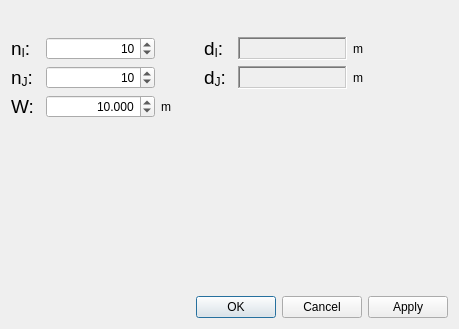
<?xml version="1.0" encoding="UTF-8"?>
<ui version="4.0">
 <class>GridCreatingConditionCenterAndWidthDialog</class>
 <widget class="QDialog" name="GridCreatingConditionCenterAndWidthDialog">
  <property name="geometry">
   <rect>
    <x>0</x>
    <y>0</y>
    <width>459</width>
    <height>329</height>
   </rect>
  </property>
  <property name="windowTitle">
   <string>Grid Creation</string>
  </property>
  <layout class="QVBoxLayout" name="verticalLayout">
   <item>
    <layout class="QHBoxLayout" name="horizontalLayout_3">
     <item>
      <widget class="QLabel" name="imageLabel">
       <property name="text">
        <string/>
       </property>
       <property name="pixmap">
        <pixmap resource="centerandwidth.qrc">:/libs/gridcreatingcondition/centerandwidth/images/imgGridCreationCenterAndWidth.png</pixmap>
       </property>
      </widget>
     </item>
     <item>
      <spacer name="horizontalSpacer">
       <property name="orientation">
        <enum>Qt::Horizontal</enum>
       </property>
       <property name="sizeHint" stdset="0">
        <size>
         <width>40</width>
         <height>20</height>
        </size>
       </property>
      </spacer>
     </item>
    </layout>
   </item>
   <item>
    <layout class="QHBoxLayout" name="horizontalLayout_5">
     <item>
      <layout class="QGridLayout" name="gridLayout" columnstretch="0,3,1,0,3,1">
       <item row="0" column="0">
        <widget class="QLabel" name="streamWisePointsLabel">
         <property name="text">
          <string notr="true">&lt;!DOCTYPE HTML PUBLIC &quot;-//W3C//DTD HTML 4.0//EN&quot; &quot;http://www.w3.org/TR/REC-html40/strict.dtd&quot;&gt;
&lt;html&gt;&lt;head&gt;&lt;meta name=&quot;qrichtext&quot; content=&quot;1&quot; /&gt;&lt;style type=&quot;text/css&quot;&gt;
p, li { white-space: pre-wrap; }
&lt;/style&gt;&lt;/head&gt;&lt;body style=&quot; font-family:'MS UI Gothic'; font-size:9pt; font-weight:400; font-style:normal;&quot;&gt;
&lt;p style=&quot; margin-top:0px; margin-bottom:0px; margin-left:0px; margin-right:0px; -qt-block-indent:0; text-indent:0px;&quot;&gt;&lt;span style=&quot; font-size:14pt;&quot;&gt;n&lt;/span&gt;&lt;span style=&quot; font-size:14pt; vertical-align:sub;&quot;&gt;I&lt;/span&gt;&lt;span style=&quot; font-size:14pt;&quot;&gt;: &lt;/span&gt;&lt;/p&gt;&lt;/body&gt;&lt;/html&gt;</string>
         </property>
        </widget>
       </item>
       <item row="0" column="1">
        <widget class="QSpinBox" name="streamWiseSpinBox">
         <property name="sizePolicy">
          <sizepolicy hsizetype="Preferred" vsizetype="Preferred">
           <horstretch>0</horstretch>
           <verstretch>0</verstretch>
          </sizepolicy>
         </property>
         <property name="alignment">
          <set>Qt::AlignRight|Qt::AlignTrailing|Qt::AlignVCenter</set>
         </property>
         <property name="minimum">
          <number>2</number>
         </property>
         <property name="maximum">
          <number>999999999</number>
         </property>
         <property name="singleStep">
          <number>1</number>
         </property>
         <property name="value">
          <number>10</number>
         </property>
        </widget>
       </item>
       <item row="0" column="2">
        <spacer name="horizontalSpacer_3">
         <property name="orientation">
          <enum>Qt::Horizontal</enum>
         </property>
         <property name="sizeHint" stdset="0">
          <size>
           <width>40</width>
           <height>20</height>
          </size>
         </property>
        </spacer>
       </item>
       <item row="0" column="3">
        <widget class="QLabel" name="streamWisePointsLabel_2">
         <property name="text">
          <string notr="true">&lt;!DOCTYPE HTML PUBLIC &quot;-//W3C//DTD HTML 4.0//EN&quot; &quot;http://www.w3.org/TR/REC-html40/strict.dtd&quot;&gt;
&lt;html&gt;&lt;head&gt;&lt;meta name=&quot;qrichtext&quot; content=&quot;1&quot; /&gt;&lt;style type=&quot;text/css&quot;&gt;
p, li { white-space: pre-wrap; }
&lt;/style&gt;&lt;/head&gt;&lt;body style=&quot; font-family:'MS UI Gothic'; font-size:9pt; font-weight:400; font-style:normal;&quot;&gt;
&lt;p style=&quot; margin-top:0px; margin-bottom:0px; margin-left:0px; margin-right:0px; -qt-block-indent:0; text-indent:0px;&quot;&gt;&lt;span style=&quot; font-size:14pt;&quot;&gt;d&lt;/span&gt;&lt;span style=&quot; font-size:14pt; vertical-align:sub;&quot;&gt;I&lt;/span&gt;&lt;span style=&quot; font-size:14pt;&quot;&gt;: &lt;/span&gt;&lt;/p&gt;&lt;/body&gt;&lt;/html&gt;</string>
         </property>
        </widget>
       </item>
       <item row="0" column="4">
        <widget class="QLabel" name="dIValue">
         <property name="minimumSize">
          <size>
           <width>100</width>
           <height>0</height>
          </size>
         </property>
         <property name="frameShape">
          <enum>QFrame::WinPanel</enum>
         </property>
         <property name="frameShadow">
          <enum>QFrame::Sunken</enum>
         </property>
         <property name="text">
          <string/>
         </property>
         <property name="margin">
          <number>2</number>
         </property>
        </widget>
       </item>
       <item row="0" column="5">
        <layout class="QHBoxLayout" name="horizontalLayout_2">
         <item>
          <widget class="QLabel" name="dIUnitLabel">
           <property name="text">
            <string>m</string>
           </property>
          </widget>
         </item>
         <item>
          <spacer name="horizontalSpacer_6">
           <property name="orientation">
            <enum>Qt::Horizontal</enum>
           </property>
           <property name="sizeHint" stdset="0">
            <size>
             <width>40</width>
             <height>20</height>
            </size>
           </property>
          </spacer>
         </item>
        </layout>
       </item>
       <item row="1" column="0">
        <widget class="QLabel" name="crossStreamPointsLabel">
         <property name="text">
          <string notr="true">&lt;!DOCTYPE HTML PUBLIC &quot;-//W3C//DTD HTML 4.0//EN&quot; &quot;http://www.w3.org/TR/REC-html40/strict.dtd&quot;&gt;
&lt;html&gt;&lt;head&gt;&lt;meta name=&quot;qrichtext&quot; content=&quot;1&quot; /&gt;&lt;style type=&quot;text/css&quot;&gt;
p, li { white-space: pre-wrap; }
&lt;/style&gt;&lt;/head&gt;&lt;body style=&quot; font-family:'MS UI Gothic'; font-size:9pt; font-weight:400; font-style:normal;&quot;&gt;
&lt;p style=&quot; margin-top:0px; margin-bottom:0px; margin-left:0px; margin-right:0px; -qt-block-indent:0; text-indent:0px;&quot;&gt;&lt;span style=&quot; font-size:14pt;&quot;&gt;n&lt;/span&gt;&lt;span style=&quot; font-size:14pt; vertical-align:sub;&quot;&gt;J&lt;/span&gt;&lt;span style=&quot; font-size:14pt;&quot;&gt;: &lt;/span&gt;&lt;/p&gt;&lt;/body&gt;&lt;/html&gt;</string>
         </property>
        </widget>
       </item>
       <item row="1" column="1">
        <widget class="QSpinBox" name="crossStreamSpinBox">
         <property name="sizePolicy">
          <sizepolicy hsizetype="Preferred" vsizetype="Preferred">
           <horstretch>0</horstretch>
           <verstretch>0</verstretch>
          </sizepolicy>
         </property>
         <property name="alignment">
          <set>Qt::AlignRight|Qt::AlignTrailing|Qt::AlignVCenter</set>
         </property>
         <property name="minimum">
          <number>2</number>
         </property>
         <property name="maximum">
          <number>999999999</number>
         </property>
         <property name="singleStep">
          <number>2</number>
         </property>
         <property name="value">
          <number>10</number>
         </property>
        </widget>
       </item>
       <item row="1" column="2">
        <spacer name="horizontalSpacer_4">
         <property name="orientation">
          <enum>Qt::Horizontal</enum>
         </property>
         <property name="sizeHint" stdset="0">
          <size>
           <width>40</width>
           <height>20</height>
          </size>
         </property>
        </spacer>
       </item>
       <item row="1" column="3">
        <widget class="QLabel" name="streamWisePointsLabel_3">
         <property name="text">
          <string notr="true">&lt;!DOCTYPE HTML PUBLIC &quot;-//W3C//DTD HTML 4.0//EN&quot; &quot;http://www.w3.org/TR/REC-html40/strict.dtd&quot;&gt;
&lt;html&gt;&lt;head&gt;&lt;meta name=&quot;qrichtext&quot; content=&quot;1&quot; /&gt;&lt;style type=&quot;text/css&quot;&gt;
p, li { white-space: pre-wrap; }
&lt;/style&gt;&lt;/head&gt;&lt;body style=&quot; font-family:'MS UI Gothic'; font-size:9pt; font-weight:400; font-style:normal;&quot;&gt;
&lt;p style=&quot; margin-top:0px; margin-bottom:0px; margin-left:0px; margin-right:0px; -qt-block-indent:0; text-indent:0px;&quot;&gt;&lt;span style=&quot; font-size:14pt;&quot;&gt;d&lt;/span&gt;&lt;span style=&quot; font-size:14pt; vertical-align:sub;&quot;&gt;J&lt;/span&gt;&lt;span style=&quot; font-size:14pt;&quot;&gt;: &lt;/span&gt;&lt;/p&gt;&lt;/body&gt;&lt;/html&gt;</string>
         </property>
        </widget>
       </item>
       <item row="1" column="4">
        <widget class="QLabel" name="dJValue">
         <property name="minimumSize">
          <size>
           <width>100</width>
           <height>0</height>
          </size>
         </property>
         <property name="frameShape">
          <enum>QFrame::WinPanel</enum>
         </property>
         <property name="frameShadow">
          <enum>QFrame::Sunken</enum>
         </property>
         <property name="text">
          <string/>
         </property>
         <property name="margin">
          <number>2</number>
         </property>
        </widget>
       </item>
       <item row="1" column="5">
        <layout class="QHBoxLayout" name="horizontalLayout_4">
         <item>
          <widget class="QLabel" name="dJUnitLabel">
           <property name="text">
            <string>m</string>
           </property>
          </widget>
         </item>
         <item>
          <spacer name="horizontalSpacer_7">
           <property name="orientation">
            <enum>Qt::Horizontal</enum>
           </property>
           <property name="sizeHint" stdset="0">
            <size>
             <width>40</width>
             <height>20</height>
            </size>
           </property>
          </spacer>
         </item>
        </layout>
       </item>
       <item row="2" column="0">
        <widget class="QLabel" name="gridWidthLabel">
         <property name="text">
          <string notr="true">&lt;!DOCTYPE HTML PUBLIC &quot;-//W3C//DTD HTML 4.0//EN&quot; &quot;http://www.w3.org/TR/REC-html40/strict.dtd&quot;&gt;
&lt;html&gt;&lt;head&gt;&lt;meta name=&quot;qrichtext&quot; content=&quot;1&quot; /&gt;&lt;style type=&quot;text/css&quot;&gt;
p, li { white-space: pre-wrap; }
&lt;/style&gt;&lt;/head&gt;&lt;body style=&quot; font-family:'MS UI Gothic'; font-size:9pt; font-weight:400; font-style:normal;&quot;&gt;
&lt;p style=&quot; margin-top:0px; margin-bottom:0px; margin-left:0px; margin-right:0px; -qt-block-indent:0; text-indent:0px;&quot;&gt;&lt;span style=&quot; font-size:14pt;&quot;&gt;W: &lt;/span&gt;&lt;/p&gt;&lt;/body&gt;&lt;/html&gt;</string>
         </property>
        </widget>
       </item>
       <item row="2" column="1">
        <widget class="QDoubleSpinBox" name="gridWidthSpinBox">
         <property name="minimumSize">
          <size>
           <width>50</width>
           <height>0</height>
          </size>
         </property>
         <property name="alignment">
          <set>Qt::AlignRight|Qt::AlignTrailing|Qt::AlignVCenter</set>
         </property>
         <property name="decimals">
          <number>3</number>
         </property>
         <property name="maximum">
          <double>10000000.000000000000000</double>
         </property>
         <property name="value">
          <double>10.000000000000000</double>
         </property>
        </widget>
       </item>
       <item row="2" column="2">
        <layout class="QHBoxLayout" name="horizontalLayout">
         <item>
          <widget class="QLabel" name="WUnitLabel">
           <property name="text">
            <string>m</string>
           </property>
          </widget>
         </item>
         <item>
          <spacer name="horizontalSpacer_5">
           <property name="orientation">
            <enum>Qt::Horizontal</enum>
           </property>
           <property name="sizeHint" stdset="0">
            <size>
             <width>40</width>
             <height>20</height>
            </size>
           </property>
          </spacer>
         </item>
        </layout>
       </item>
      </layout>
     </item>
     <item>
      <spacer name="horizontalSpacer_2">
       <property name="orientation">
        <enum>Qt::Horizontal</enum>
       </property>
       <property name="sizeHint" stdset="0">
        <size>
         <width>40</width>
         <height>20</height>
        </size>
       </property>
      </spacer>
     </item>
    </layout>
   </item>
   <item>
    <spacer name="verticalSpacer">
     <property name="orientation">
      <enum>Qt::Vertical</enum>
     </property>
     <property name="sizeHint" stdset="0">
      <size>
       <width>20</width>
       <height>0</height>
      </size>
     </property>
    </spacer>
   </item>
   <item>
    <widget class="QDialogButtonBox" name="buttonBox">
     <property name="standardButtons">
      <set>QDialogButtonBox::Apply|QDialogButtonBox::Cancel|QDialogButtonBox::Ok</set>
     </property>
    </widget>
   </item>
  </layout>
 </widget>
 <resources>
  <include location="centerandwidth.qrc"/>
 </resources>
 <connections>
  <connection>
   <sender>buttonBox</sender>
   <signal>accepted()</signal>
   <receiver>GridCreatingConditionCenterAndWidthDialog</receiver>
   <slot>accept()</slot>
   <hints>
    <hint type="sourcelabel">
     <x>81</x>
     <y>164</y>
    </hint>
    <hint type="destinationlabel">
     <x>81</x>
     <y>212</y>
    </hint>
   </hints>
  </connection>
  <connection>
   <sender>buttonBox</sender>
   <signal>rejected()</signal>
   <receiver>GridCreatingConditionCenterAndWidthDialog</receiver>
   <slot>reject()</slot>
   <hints>
    <hint type="sourcelabel">
     <x>138</x>
     <y>162</y>
    </hint>
    <hint type="destinationlabel">
     <x>138</x>
     <y>195</y>
    </hint>
   </hints>
  </connection>
 </connections>
</ui>
